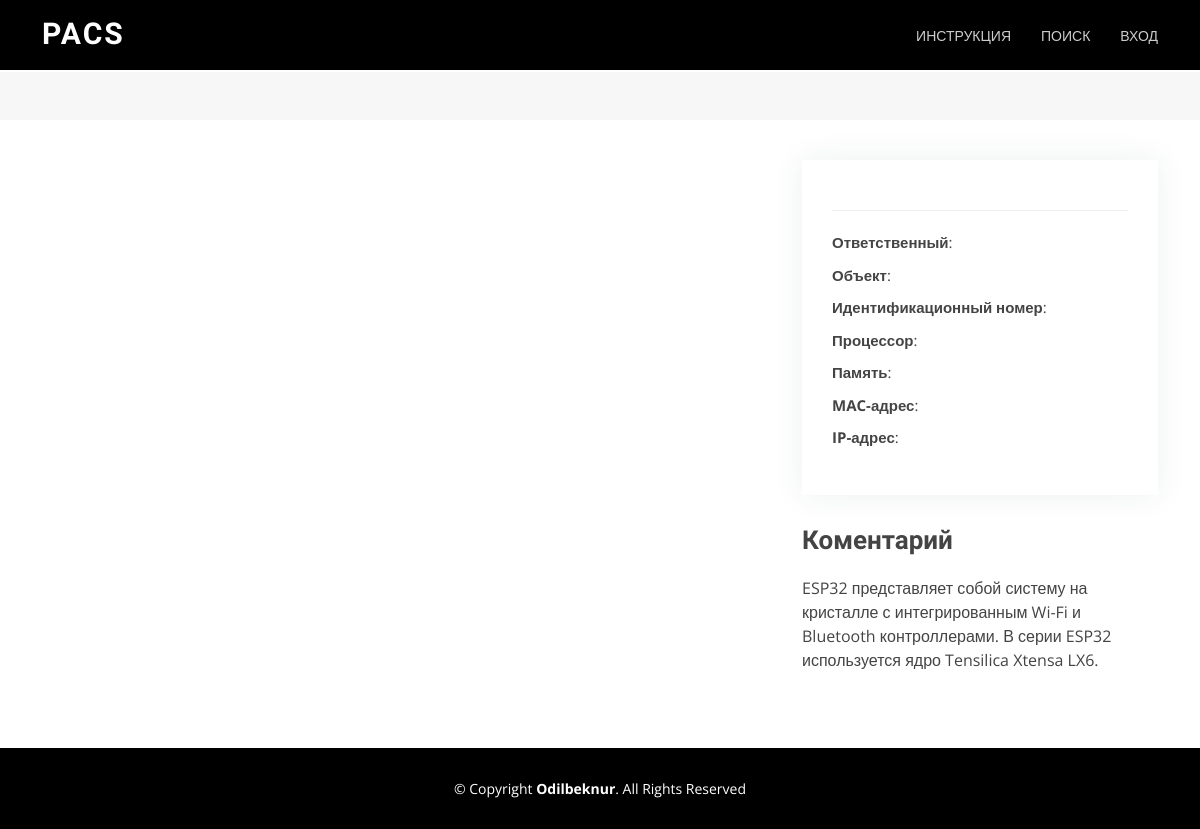
/base/1/detail, run on an earlier commit of the app's database.
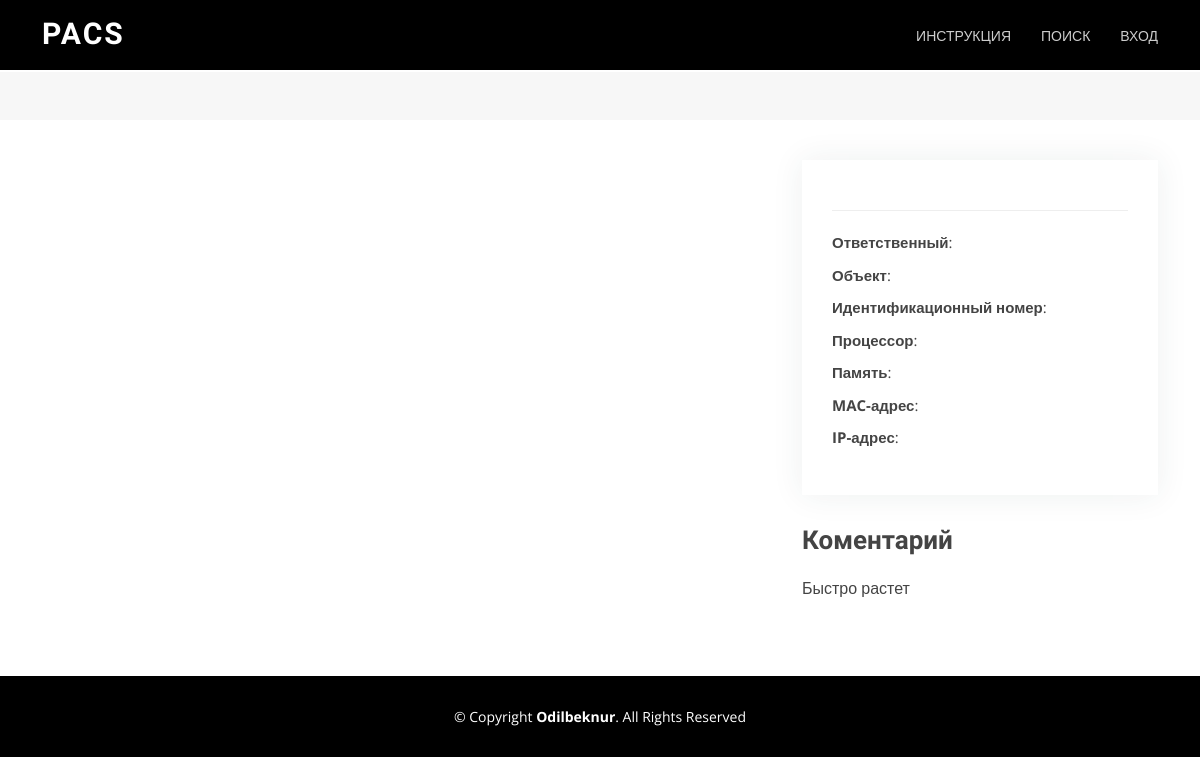
And on a later commit of the database.
### home/models.py (models this page shows, shortened)
class Plant(models.Model):
    plant_room = models.ForeignKey(Room, related_name='category', on_delete=models.PROTECT, blank=True)
    plant_name = models.CharField(max_length=70, blank=True)
    plant_image = models.ImageField(upload_to='static/images', null=True)
    plant_num = models.CharField(max_length=70, blank=True)
    capacity = models.CharField(max_length=70, blank=True)
    soil_value = models.CharField(max_length=70, blank=True)
    soilpin_num =  models.CharField(max_length=70, blank=True)
    soilpin_status =  models.CharField(max_length=70, null=True, default='False')
    pump_pin = models.CharField(max_length=70, blank=True)
    pump_status = models.CharField(max_length=70, null=True, default='False')
    description = models.TextField(blank=True)

### home/views.py (the view)
# urls.py: path('base/<int:pk>/detail', Detail, name='detail'),
def Detail(request, pk):
    query = Plant.objects.filter(pk=pk)
    return render(request, 'detail.html', {'query': query})

### templates/detail.html (shortened to what this page needs)
{% load static %}
{% load static %}
<!DOCTYPE html>
<html lang="en">
<head>
  <link rel="stylesheet" href="https://cdnjs.cloudflare.com/ajax/libs/font-awesome/4.7.0/css/font-awesome.min.css">
  <link href="{% static 'styles/vendor/aos/aos.css' %}" rel="stylesheet">
  <link href="{% static 'styles/vendor/bootstrap/css/bootstrap.min.css' %}" rel="stylesheet">
  <link href="{% static 'styles/vendor/bootstrap-icons/bootstrap-icons.css' %}" rel="stylesheet">
  <link href="{% static 'styles/vendor/boxicons/css/boxicons.min.css' %}" rel="stylesheet">
  <link href="{% static 'styles/vendor/glightbox/css/glightbox.min.css' %}" rel="stylesheet">
  <link href="{% static 'styles/vendor/swiper/swiper-bundle.min.css' %}" rel="stylesheet">
  <link href="{% static 'styles/index.css' %}" rel="stylesheet">
  <link href="{% static 'styles/base.css' %}" rel="stylesheet">
</head>
<body>
<header id="header" class="fixed-top d-flex align-items-center">
    <div class="container d-flex justify-content-between">
      <div class="logo">
        <h1><a href="/">PACS</a></h1>
      </div>
      <nav id="navbar" class="navbar">
        <ul>
          <li><a class="nav-link scrollto" href="/#about">ИНСТРУКЦИЯ</a></li>
          <li><a class="nav-link scrollto" href="/#services">ПОИСК</a></li>
          <li><a class="nav-link scrollto" href="{% url 'login' %}">ВХОД</a></li>
        </ul>
      </nav>
    </div>
  </header>
  <main id="main">
      {% for m in query %}
      <section class="breadcrumbs">
        <div class="container">
          <div class="d-flex justify-content-between align-items-center">
          </div>
        </div>
      </section>
      <section id="portfolio-details" class="portfolio-details">
        <div class="container">
          <div class="row gy-4">
            <div class="col-lg-8">
              <div class="portfolio-details-slider swiper">
                <div class="swiper-wrapper align-items-center">
                  <div class="swiper-slide">
                  </div>
                </div>
              </div>
            </div>
            <div class="col-lg-4">
              <div class="portfolio-info">
                <h3>{{ m.model_id }} </h3>
                <ul>
                  <li><strong>Ответственный</strong>: {{ m.responsible_id }}</li>
                  <li><strong>Объект</strong>: {{ m.room_number }}</li>
                  <li><strong>Идентификационный номер</strong>: {{ m.inventar_number }}</li>
                  <li><strong>Процессор</strong>: {{ m.processor }} </li>
                  <li><strong>Память</strong>: {{ m.memory }}</li>
                  <li><strong>MAC-адрес</strong>: {{ m.mac_address }}</li>
                  <li><strong>IP-адрес</strong>: {{ m.ip_address }}</li>
                </ul>
              </div>
              <div class="portfolio-description">
                <h2>Коментарий</h2>
                <p>
                    {{ m.description }}
                </p>
              </div>
            </div>
          </div>
        </div>
      </section>
      {% endfor %}
  <footer id="footer">
    <div class="container">
      <div class="copyright">
        &copy; Copyright <strong><span>Odilbeknur</span></strong>. All Rights Reserved
      </div>
    </div>
  </footer>
</main>
</body>
</html>

### static/styles/index.css (style rules this page uses)
body { font-family: "Open Sans", sans-serif; color: #444444; }
a { color: #1bac91; text-decoration: none; }
h1, h2, h3, h4, h5, h6 { font-family: "Raleway", sans-serif; }
#header { height: 70px; transition: all 0.5s; z-index: 997; background: #000; }
#header .logo h1 { font-size: 30px; margin: 0; padding: 6px 0; line-height: 1; font-weight: 700; letter-spacing: 2px; text-transform: uppercase; }
#header .logo h1 a, #header .logo h1 a:hover { color: #fff; text-decoration: none; }
.navbar { padding: 0; }
.navbar ul { margin: 0; padding: 0; display: flex; list-style: none; align-items: center; }
.navbar li { position: relative; }
.navbar > ul > li + li { margin-left: 30px; }
.navbar a, .navbar a:focus { display: flex; align-items: center; justify-content: space-between; padding: 12px 0; font-size: 14px; color: rgba(255, 255, 255, 0.8); white-space: nowrap; transition: 0.3s; position: relative; }
.navbar > ul > li > a:before { content: ""; position: absolute; width: 100%; height: 2px; bottom: 3px; left: 0; background-color: #1bac91; visibility: hidden; width: 0px; transition: all 0.3s ease-in-out 0s; }
section { padding: 60px 0; overflow: hidden; }
.breadcrumbs { padding: 20px 0; background-color: #f7f7f7; min-height: 40px; margin-top: 72px; }
.portfolio-details { padding-top: 40px; }
.portfolio-details .portfolio-info { padding: 30px; box-shadow: 0px 0 30px rgba(33, 65, 60, 0.08); }
.portfolio-details .portfolio-info h3 { font-size: 22px; font-weight: 700; margin-bottom: 20px; padding-bottom: 20px; border-bottom: 1px solid #eee; }
.portfolio-details .portfolio-info ul { list-style: none; padding: 0; font-size: 15px; }
.portfolio-details .portfolio-info ul li + li { margin-top: 10px; }
.portfolio-details .portfolio-description { padding-top: 30px; }
.portfolio-details .portfolio-description h2 { font-size: 26px; font-weight: 700; margin-bottom: 20px; }
.portfolio-details .portfolio-description p { padding: 0; }
#footer { background: black; padding: 0 0 30px 0; color: #fff; font-size: 14px; }
#footer .copyright { text-align: center; padding-top: 30px; }

What changed in the data, as far as the page shows it:
changed Plant: description "ESP32 представляет собой систему на кристалле с интегрированным Wi-Fi и Bluetooth контроллерами. В серии ESP32 используется ядро Tensilica Xtensa LX6." → "Быстро растет"
